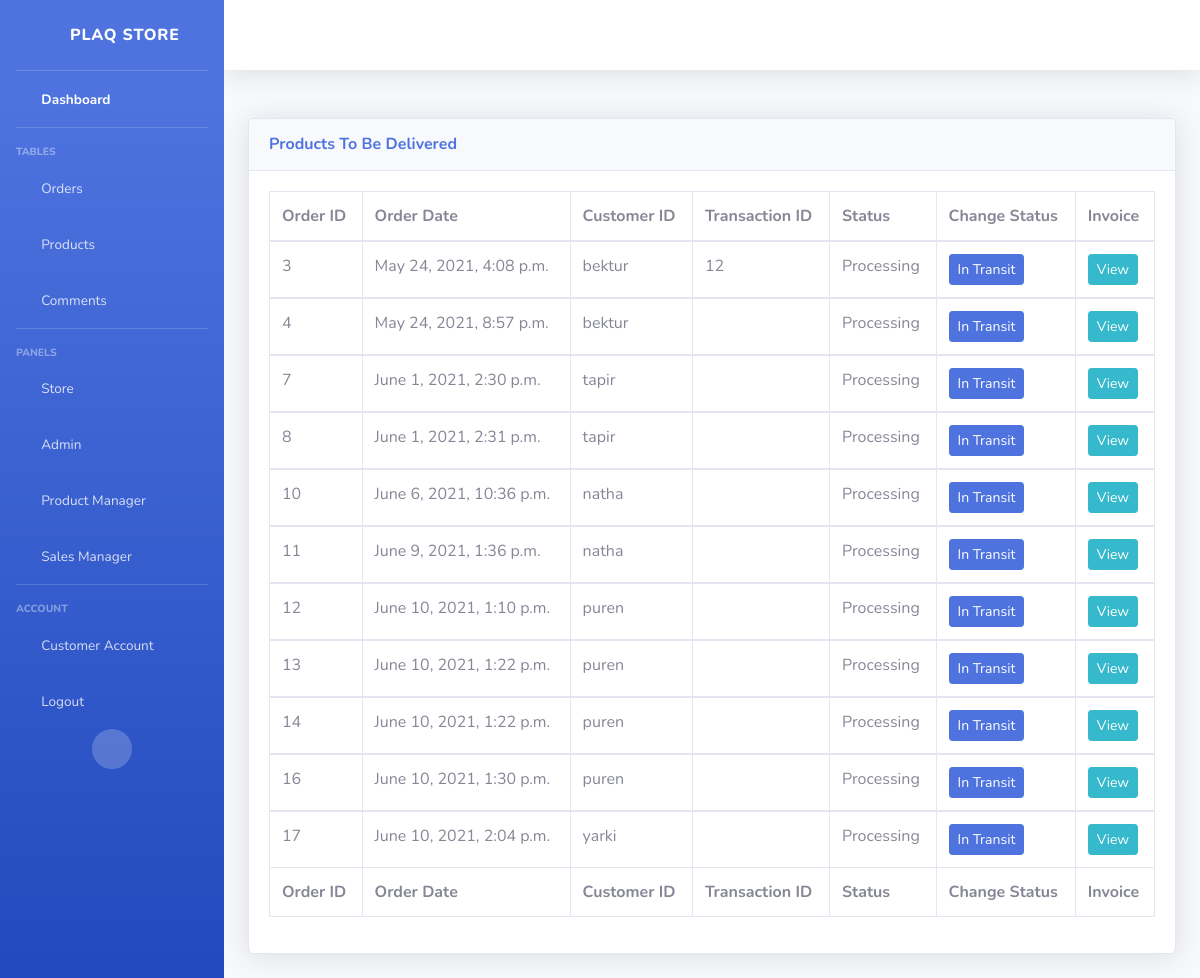
The page /orders/ (signed in) on the database as committed earlier.
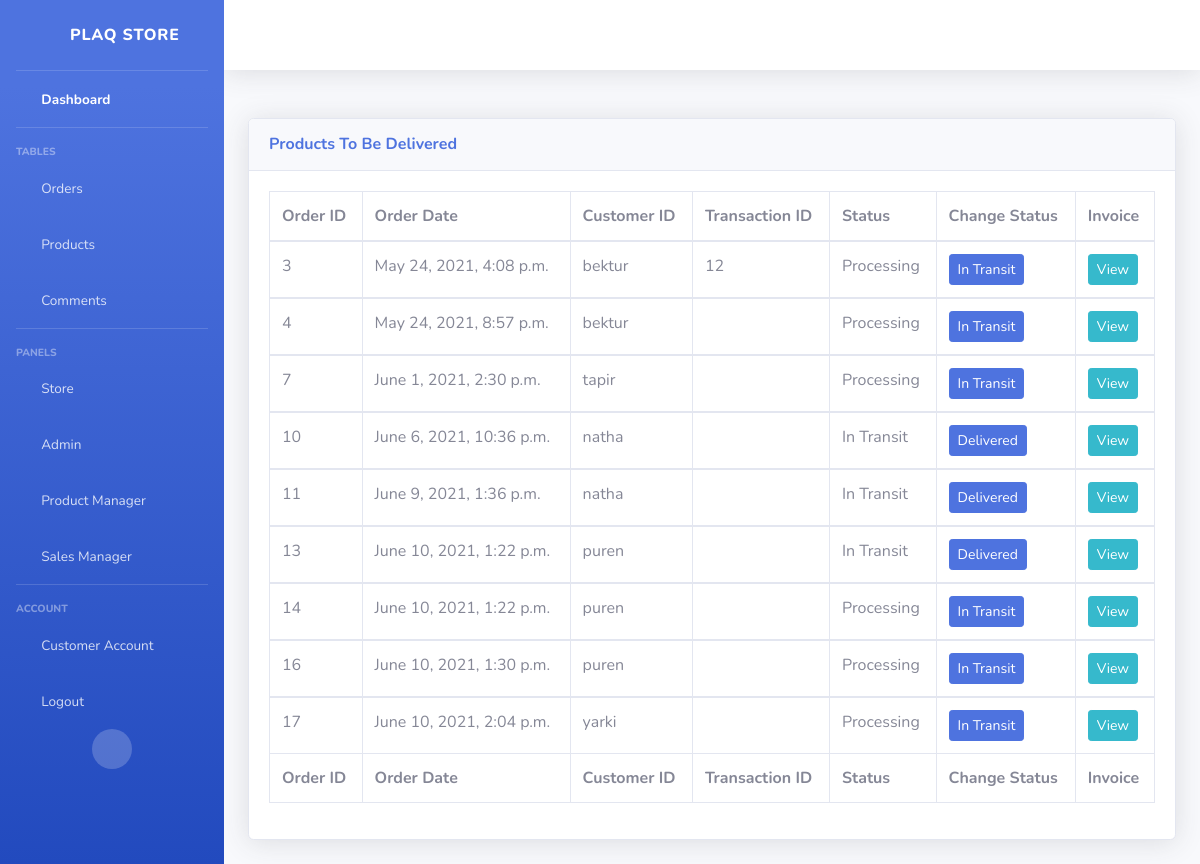
The same page on the database as committed later.
### store/models.py (models this page shows, shortened)
class Order(models.Model):
    customer = models.ForeignKey(User, on_delete=models.SET_NULL, blank=True, null=True)
    order_date = models.DateTimeField(auto_now_add=True)
    isComplete = models.BooleanField(default=False, null=True)
    transaction_id = models.CharField(max_length=200, blank=False)
    class Status(models.IntegerChoices):
        PROCESSING = 1
        INTRANSIT = 2
        DELIVERED = 3
    status = models.IntegerField(choices=Status.choices, default=1)

### mysite/decorators.py (the view)
    def wrapper_func(request, *args, **kwargs):
        group_list = []
        user = request.user
        for groups in user.groups.all():
            group_list.append(groups.name)
        if 'product manager' in group_list:
            return view_func(request, *args, **kwargs)
        else:
            return redirect('store')

### managers/views.py (called while the page is built)
@product_manager
def orders(request):
    orders = Order.objects.filter(isComplete=True).exclude(status=3)
    addresses = ShippingAdress.objects.all()
    context={'orders':orders, 'addresses':addresses}
    return render(request, "managers/orders.html", context)

### managers/templates/managers/orders.html
{% include 'managers/base.html' %}
{% load static %}
{%block content%}
<div class="card shadow mb-4">
    <div class="card-header py-3">
        <h6 class="m-0 font-weight-bold text-primary">Products To Be Delivered</h6>
    </div>
    <div class="card-body">
        <div class="table-responsive">
            <table class="table table-bordered" id="dataTable" width="100%" cellspacing="0">
                <thead>
                    <tr>
                        <th>Order ID</th>
                        <th>Order Date</th>
                        <th>Customer ID</th>
                        <th>Transaction ID</th>
                        <th>Status</th>
                        <th>Change Status</th>
                        <th>Invoice</th>
                    </tr>
                </thead>
                <tfoot>
                    <tr>
                        <th>Order ID</th>
                        <th>Order Date</th>
                        <th>Customer ID</th>
                        <th>Transaction ID</th>
                        <th>Status</th>
                        <th>Change Status</th>
                        <th>Invoice</th>
                    </tr>
                </tfoot>
                {% for order in orders %}
                <tbody>
                    <tr>
                        <td>{{order.id}}</td>
                        <td>{{order.order_date}}</td>
                        <td>{{order.customer}}</td>
                        <td>{{order.transaction_id}}</td>
                        {% if order.status == 1 %}
                        <td>Processing</td>
                        <td><a class="btn btn-sm btn-primary" href="{% url 'change-status' order.id %}">In Transit</a></td>
                        {% elif order.status == 2 %}
                        <td>In Transit</td>
                        <td><a class="btn btn-sm btn-primary" href="{% url 'change-status' order.id %}">Delivered</a></td>
                        {%endif%}
                        <td><a class="btn btn-sm btn-info" href="{% url 'view-invoice' order.id %}">View</a></td>
                    </tr>
                    {% endfor %}
                </tbody>
            </table>
        </div>
    </div>
</div>
{%endblock content %}

### managers/templates/managers/base.html (shortened to what the changed rows need)
<!DOCTYPE html>
<html lang="en">
{%load static %}
<head>
    <link href="{% static 'vendor/fontawesome-free/css/all.min.css' %}" rel="stylesheet" type="text/css">
    <link href="{% static 'css/sb-admin-2.min.css' %}" rel="stylesheet">
</head>
<body id="page-top">
    <div id="wrapper">
        <ul class="navbar-nav bg-gradient-primary sidebar sidebar-dark accordion" id="accordionSidebar">
            {% for group in user.groups.all %}
                {% if group.name == 'product manager' %}
                    <li class="nav-item">
                        <a class="nav-link" href="/product-manager">
                            <i class="fas fa-fw fa-box-open"></i>
                            <span>Product Manager</span></a>
                    </li>
                {%elif group.name == 'sales manager' %}
                    <li class="nav-item">
                        <a class="nav-link" href="/sales-manager">
                            <i class="fas fa-fw fa-cash-register"></i>
                            <span>Sales Manager</span></a>
                    </li>
                {%endif%}
            {%endfor%}
        </ul>
</body>
</html>

Rows that differ between the two databases and show on the page:
no longer on this page (row edited): Order: id "8", order_date "June 1, 2021, 2:31 p.m.", customer "tapir", status "Processing"
no longer on this page (row edited): Order: id "12", order_date "June 10, 2021, 1:10 p.m.", customer "puren", status "Processing"
changed Order "June 6, 2021, 10:36 p.m.": status "Processing" → "Delivered"
changed Order "June 9, 2021, 1:36 p.m.": status "Processing" → "Delivered"
changed Order id 13: status "Processing" → "Delivered"
